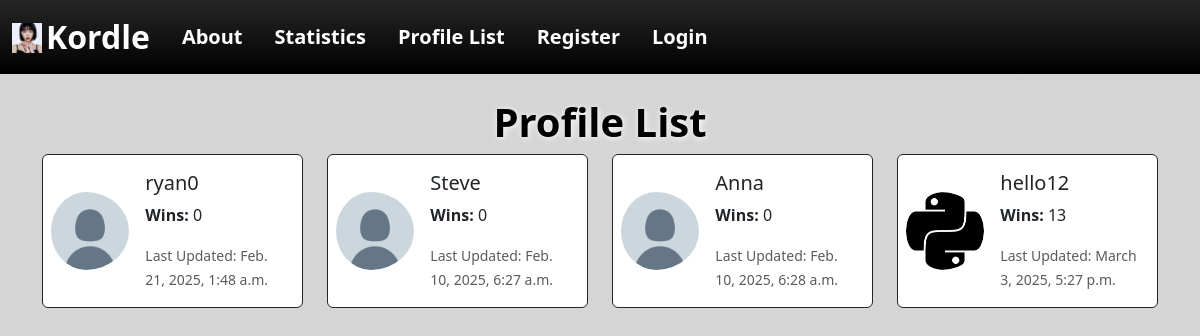
The app's page /profile_list/, older data.
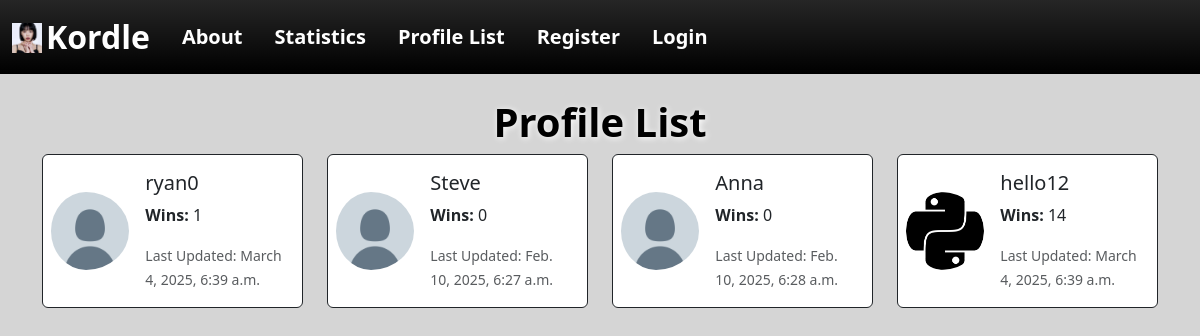
The same page, newer data.
### myApp/models.py (models this page shows, shortened)
class Profile(models.Model):
    user = models.OneToOneField(User, on_delete=models.CASCADE)
    wins = models.PositiveIntegerField(default=0)
    date_modified = models.DateTimeField(User, auto_now=True)
    profile_image = models.ImageField(null=True, blank=True, upload_to='images/')

### myApp/views.py (the view)
# urls.py: path('profile_list/', views.profile_list, name='profile_list'),
def profile_list(request):
    profiles = Profile.objects.all()
    return render(request, 'profile_list.html', {"profiles": profiles})

### myApp/templates/profile_list.html (shortened to what this page needs)
{% extends "./base.html" %}
{% load static %}
{% block content %}
<body style="padding-bottom: 70px; background-color: rgb(213, 213, 213);">
    <h1 class="text-center fs-1 fw-bold text-black" style="text-shadow: 1px 1px 6px white;">Profile List</h1>
    {% if profiles %}
        <div class="row justify-content-center">
            {% for profile in profiles %}
                <div class="col-md-6 col-lg-3 d-flex justify-content-center">
                    <div class="card mb-4 bg-white border-dark" style="max-width: 400px;">
                        <div class="row g-0">
                            <div class="col-4 d-flex align-items-center">
                                {% if profile.profile_image %}
                                <img src="{{ profile.profile_image.url }}" width="200", height="200", class="img-fluid rounded-circle ps-2" alt="Profile Image">
                                {% else %}
                                <img src="{% static 'myApp/images/7ayjc8s4j2n61.png' %}" class="img-fluid rounded-circle ps-2" alt="Profile Image">
                                {% endif %}
                            </div>
                            <div class="col-8">
                                <div class="card-body">
                                    <h5 class="card-title">{{ profile.user.username }}</h5>
                                    <p class="card-text"><strong>Wins:</strong> {{ profile.wins }}</p>
                                    <p class="card-text"><small class="text-body-secondary">Last Updated: {{ profile.date_modified }}</small></p>
                                </div>
                            </div>
                        </div>
                    </div>
                </div>
            {% endfor %}
        </div>
    {% else %}
        <p class="text-center text-muted">No profiles found.</p>
    {% endif %}
</body>
{% endblock %}

Row changes from the older to the newer data that the page shows:
changed Profile "ryan0": wins "0" → "1"; date_modified "Feb. 21, 2025, 1:48 a.m." → "March 4, 2025, 6:39 a.m."
changed Profile "hello12": wins "13" → "14"; date_modified "March 3, 2025, 5:27 p.m." → "March 4, 2025, 6:39 a.m."
